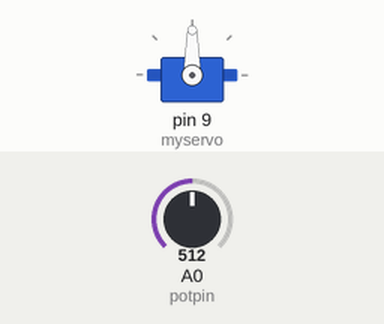
Bench run of a sketch on a simulated Arduino Uno, built with avr-gcc and run on an emulated ATmega328P. Shown: servo. Inputs (shaded band) come from the test bench; at power-on: A0 (potpin) = 512.

Above: at 0.05 s.
At 6.0 s:
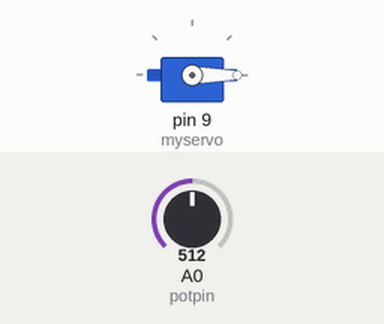
Timing chart, 0 to 7.8 s (numbered marks = the images above):
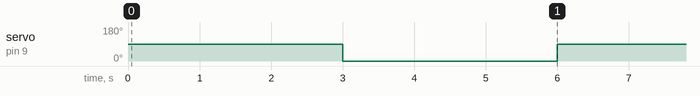

The sketch:

servo.ino
```cpp
// Controlling a servo position using a potentiometer (variable resistor)
// by Michal Rinott <http://people.interaction-ivrea.it/m.rinott>

#include <Servo.h>

Servo myservo;  // create servo object to control a servo

int potpin = 0;  // analog pin used to connect the potentiometer
int val;    // variable to read the value from the analog pin

void setup()
{
  myservo.attach(9);  // attaches the servo on pin 9 to the servo object
}

void loop()
{
  val = analogRead(potpin);            // reads the value of the potentiometer (value between 0 and 1023)
  myservo.write(90);                  // sets the servo position according to the scaled value
  delay(3000);                  // waits for the servo to get there
  myservo.write(0);
  delay(3000);
}
```

Measured:
- by itself, servo on pin 9 (myservo): alternates 90° for 3.0 s and 0° for 3.0 s
